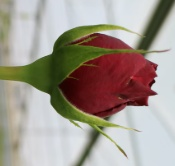
#> input picture dataset/testing/mawar_merah/M10.jpg, 175 x 166 px, found by its file name
$ python generate.py
#> lines starting #> are read from the running program, lines starting #| are printed output that depends on the picture; after the words box and inside, x2 and y2 are one past the last pixel; in counts of white or black regions, pixels touching at a corner belong together
import cv2
import numpy as np
import os
import pandas as pd
import joblib

BASE_DIR = "dataset"
CLASSES = ["mawar_merah", "mawar_putih", "mawar_kuning"]

MODEL_PATH = "model_knn.pkl"
SCALER_PATH = "scaler.pkl"

def load_brain():
    if os.path.exists(MODEL_PATH) and os.path.exists(SCALER_PATH):
        print(f"[INFO] Model ditemukan! Mode 'Auto-Correction' AKTIF.")
        return joblib.load(MODEL_PATH), joblib.load(SCALER_PATH)
    else:
        print(f"[INFO] Model belum ada. Hanya generate data biasa.")
        return None, None

def extract_features(image_path):
#> called with image_path = 'dataset/training/mawar_merah/M10.jpg'
    img = cv2.imread(image_path)
#> img is the input picture: shape (166, 175, 3); mean B, G, R 143, 152.6, 161.7
    if img is None: return None

    img_resized = cv2.resize(img, (300, 300))
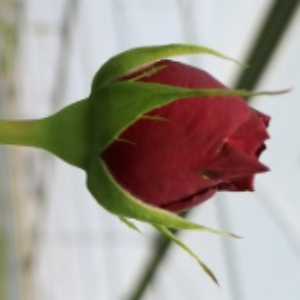
#> img_resized: shape (300, 300, 3); mean B, G, R 142.9, 152.5, 161.6

    hsv = cv2.cvtColor(img_resized, cv2.COLOR_BGR2HSV)
#> hsv: shape (300, 300, 3); mean H, S, V 82.7, 69.8, 168.2
    lower_green = np.array([35, 40, 40])
    upper_green = np.array([85, 255, 255])
    mask_daun = cv2.inRange(hsv, lower_green, upper_green)
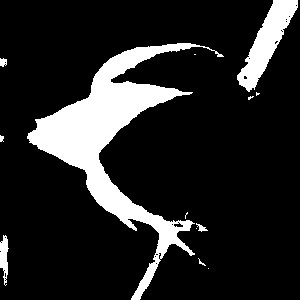
#> mask_daun: shape (300, 300); 14.8% white; 13 white regions (7 under 20 px), largest, box (x1, y1, x2, y2) and area: (27, 43, 224, 300) 10787, (237, 0, 298, 92) 2111, (0, 235, 9, 286) 280, (0, 58, 7, 67) 49, (196, 223, 208, 232) 46, (0, 135, 4, 142) 22
    mask_bukan_daun = cv2.bitwise_not(mask_daun)

    gray = cv2.cvtColor(img_resized, cv2.COLOR_BGR2GRAY)
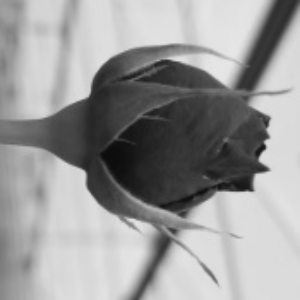
#> gray: shape (300, 300); min 12, max 232, mean 154.1
    blur = cv2.GaussianBlur(gray, (5, 5), 0)
    _, mask_otsu = cv2.threshold(blur, 0, 255, cv2.THRESH_BINARY + cv2.THRESH_OTSU)
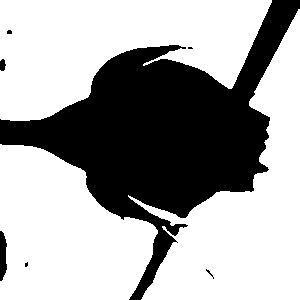
#> mask_otsu: shape (300, 300); 65.3% white; 7 black regions (4 under 20 px), largest, box (x1, y1, x2, y2) and area: (0, 0, 300, 300) 30884, (0, 231, 7, 281) 275, (0, 59, 6, 71) 56
    final_mask = cv2.bitwise_and(mask_otsu, mask_otsu, mask=mask_bukan_daun)
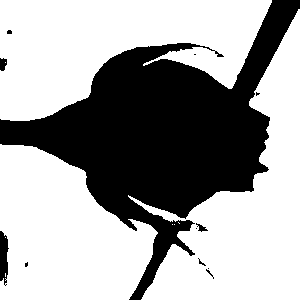
#> final_mask: shape (300, 300); 64.2% white; 12 black regions (8 under 20 px), largest, box (x1, y1, x2, y2) and area: (0, 0, 300, 300) 31656, (0, 231, 9, 286) 358, (0, 58, 7, 71) 72, (196, 223, 208, 232) 46

    mean_val = cv2.mean(img_resized, mask=final_mask)[:3]
#> mean_val = (201.8, 203.4, 200.5)
    hu = cv2.HuMoments(cv2.moments(final_mask)).flatten()
#> hu = [0.00129, 9.05e-09, 1.96e-11, 1.32e-11, -1.48e-22, -7.99e-16, -1.53e-22]
    hu_log = [-1 * np.sign(h) * np.log10(np.abs(h)) if h != 0 else 0 for h in hu]
#> hu_log = [2.89, 8.04, 10.71, 10.88, -21.83, -15.1, -21.82]

    return [mean_val[2], mean_val[1], mean_val[0]] + hu_log

def process_folder(target_subfolder, output_filename, model=None, scaler=None):
    print(f"\n--- MEMPROSES FOLDER: {target_subfolder.upper()} ---")
    data_kolektif = []

    total_data = 0
    total_benar = 0

    for label_asli in CLASSES:
        folder_path = os.path.join(BASE_DIR, target_subfolder, label_asli)

        if not os.path.exists(folder_path):
            continue

        print(f"-> Mengambil data: {label_asli}...")
        files = os.listdir(folder_path)

        for filename in files:
            if filename.lower().endswith(('.jpg', '.jpeg', '.png')):
                file_path = os.path.join(folder_path, filename)
                features = extract_features(file_path)
#> features = [200.5, 203.4, 201.8, 2.89, 8.04, 10.71, 10.88, -21.83, -15.1, -21.82]

                if features:
                    row_data = [filename] + features + [label_asli]
#> row_data = ['M10.jpg', 200.5, 203.4, 201.8, 2.89, 8.04, 10.71, 10.88, -21.83, -15.1, -21.82, 'mawar_merah']
#> pass 3 of the loop in process_folder, `for label_asli in CLASSES:`:
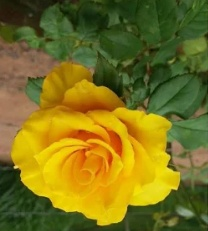
#> input picture dataset/testing/mawar_kuning/K1.jpg, 208 x 231 px, found by its file name
#> in extract_features, img is the input picture: shape (231, 208, 3); mean B, G, R 28.4, 113, 122.1
#> hsv: shape (300, 300, 3); mean H, S, V 33.4, 185.1, 133.9
#> in extract_features (call 2), `mask_daun = cv2.inRange(hsv, lower_green, upper_green)`:
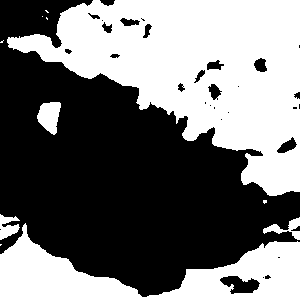
#> mask_daun: shape (300, 300); 45.8% white; 11 white regions (6 under 20 px), largest, box (x1, y1, x2, y2) and area: (7, 0, 300, 196) 29868, (0, 223, 300, 300) 10149, (37, 102, 61, 135) 546, (0, 214, 20, 240) 308, (263, 217, 300, 240) 302
#> mask_otsu: shape (300, 300); 40.3% white; 15 white regions (7 under 20 px), largest, box (x1, y1, x2, y2) and area: (0, 74, 300, 293) 35077, (276, 187, 300, 217) 539, (275, 52, 297, 69) 244
#> in extract_features (call 2), `final_mask = cv2.bitwise_and(mask_otsu, mask_otsu, mask=mask_bukan_daun)`:
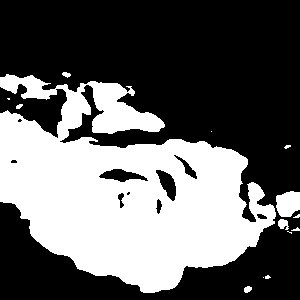
#> final_mask: shape (300, 300); 39.3% white; 14 white regions (7 under 20 px), largest, box (x1, y1, x2, y2) and area: (0, 74, 276, 293) 34552, (276, 191, 300, 217) 509, (278, 219, 289, 230) 86
#> mean_val = (20.95, 163.9, 207.5)
#> hu = [0.000843, 1.63e-07, 4.63e-11, 5.47e-12, -8.57e-23, -2.09e-15, 1.47e-23]
#> hu_log = [3.07, 6.79, 10.33, 11.26, -22.07, -14.68, 22.83]
#> features = [207.5, 163.9, 20.95, 3.07, 6.79, 10.33, 11.26, -22.07, -14.68, 22.83]
#> row_data = ['K1.jpg', 207.5, 163.9, 20.95, 3.07, 6.79, 10.33, 11.26, -22.07, -14.68, 22.83, 'mawar_kuning']

                    if target_subfolder == "testing" and model is not None:
                        feat_np = np.array([features])
                        feat_scaled = scaler.transform(feat_np)
                        prediksi = model.predict(feat_scaled)[0]

                        is_correct = (prediksi == label_asli)
                        status = "BENAR" if is_correct else "SALAH"

                        total_data += 1
                        if is_correct: total_benar += 1

                        row_data.append(prediksi)
                        row_data.append(status)

                    data_kolektif.append(row_data)

    if len(data_kolektif) > 0:
        cols = ["Nama_File", "Red", "Green", "Blue", "Hu1", "Hu2", "Hu3", "Hu4", "Hu5", "Hu6", "Hu7", "Label_Asli"]

        if target_subfolder == "testing" and model is not None:
            cols.append("Prediksi_Sistem")
            cols.append("Status")

        df = pd.DataFrame(data_kolektif, columns=cols)
#> df = table of 2 rows and 12 columns
        df.to_excel(output_filename, index=False)
        print(f"SUKSES: {output_filename} dibuat.")

        if target_subfolder == "testing" and model is not None and total_data > 0:
            akurasi = (total_benar / total_data) * 100
            print(f"\n[RAPOR] Akurasi Testing: {akurasi:.2f}% ({total_benar}/{total_data} Benar)")

    else:
        print(f"GAGAL: Tidak ada data di {target_subfolder}.")

def main():
    knn_model, scaler_model = load_brain()
    process_folder("training", "data_training.xlsx", model=None, scaler=None)
    process_folder("testing", "data_testing.xlsx", model=knn_model, scaler=scaler_model)
#> pass 3 of the loop in process_folder, `for label_asli in CLASSES:`:

if __name__ == "__main__":
    main()
